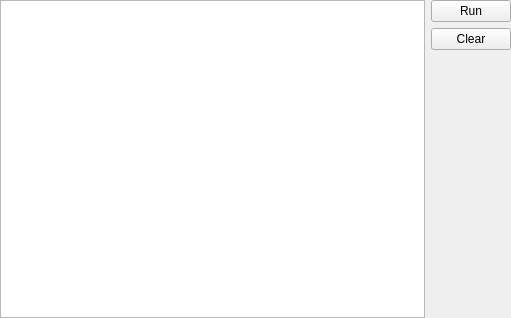
<?xml version="1.0" encoding="UTF-8"?>
<ui version="4.0">
 <class>ScriptForm</class>
 <widget class="QWidget" name="ScriptForm">
  <property name="geometry">
   <rect>
    <x>0</x>
    <y>0</y>
    <width>511</width>
    <height>318</height>
   </rect>
  </property>
  <property name="windowTitle">
   <string>Form</string>
  </property>
  <layout class="QGridLayout" name="gridLayout">
   <property name="leftMargin">
    <number>0</number>
   </property>
   <property name="topMargin">
    <number>0</number>
   </property>
   <property name="rightMargin">
    <number>0</number>
   </property>
   <property name="bottomMargin">
    <number>0</number>
   </property>
   <item row="1" column="1">
    <widget class="QPushButton" name="btnClear">
     <property name="text">
      <string>Clear</string>
     </property>
     <property name="icon">
      <iconset resource="res/resource.qrc">
       <normaloff>:/icons/clear.png</normaloff>:/icons/clear.png</iconset>
     </property>
    </widget>
   </item>
   <item row="0" column="1">
    <widget class="QPushButton" name="btnRun">
     <property name="text">
      <string>Run</string>
     </property>
     <property name="icon">
      <iconset resource="res/resource.qrc">
       <normaloff>:/icons/run.png</normaloff>:/icons/run.png</iconset>
     </property>
    </widget>
   </item>
   <item row="2" column="1" rowspan="2">
    <spacer name="verticalSpacer">
     <property name="orientation">
      <enum>Qt::Vertical</enum>
     </property>
     <property name="sizeHint" stdset="0">
      <size>
       <width>20</width>
       <height>40</height>
      </size>
     </property>
    </spacer>
   </item>
   <item row="0" column="0" rowspan="4">
    <widget class="QTextEdit" name="textEdit"/>
   </item>
  </layout>
 </widget>
 <resources>
  <include location="res/resource.qrc"/>
 </resources>
 <connections/>
</ui>
